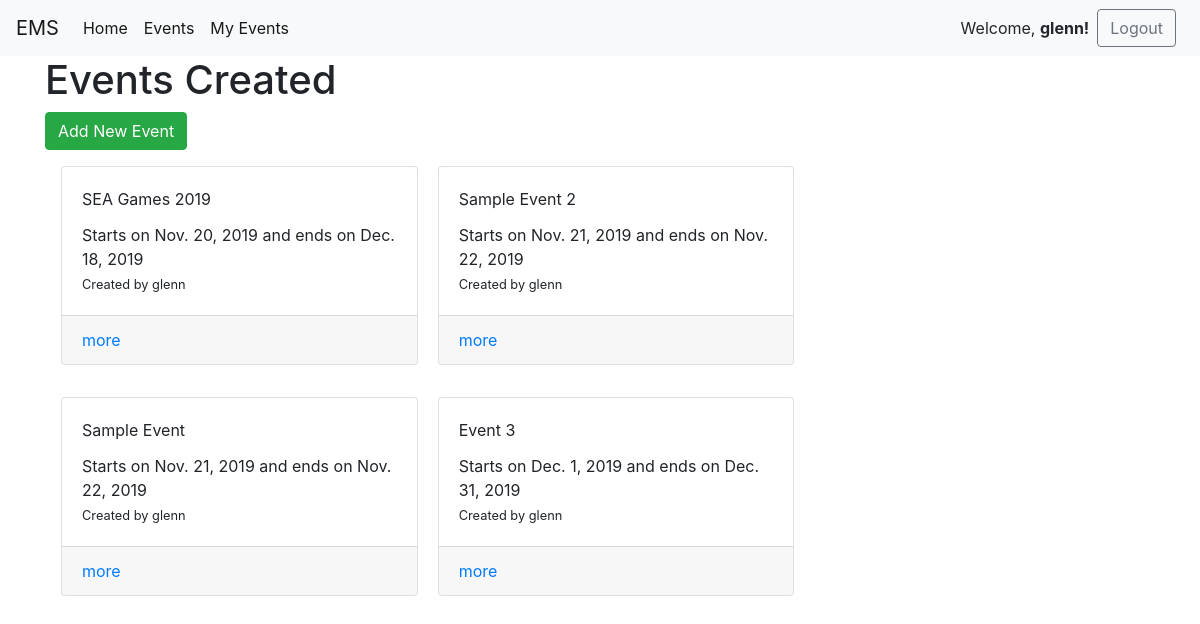
The app's page /events/my-events/ (signed in), older data.
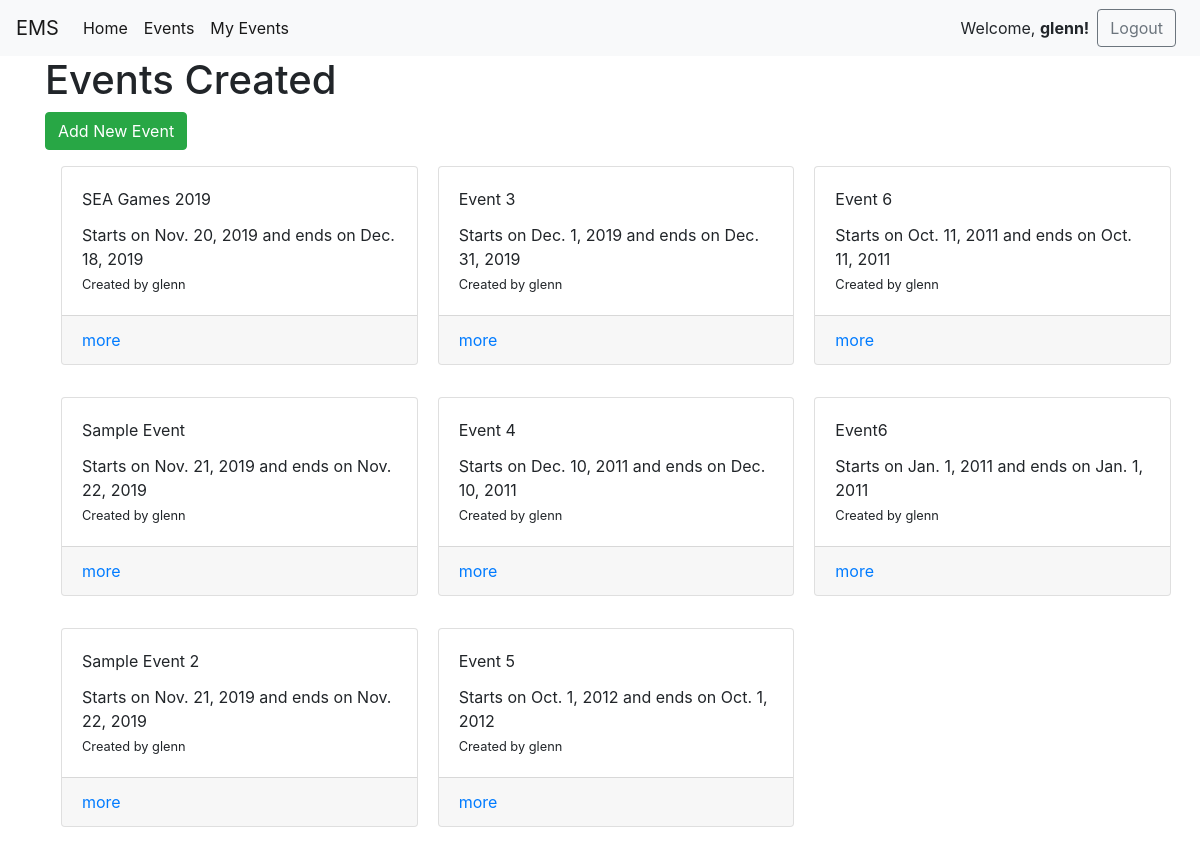
The same page, newer data.
### events/models.py (models this page shows, shortened)
class Event(models.Model):
   name = models.CharField("Name of Event",
      max_length=150, blank=False, null=False)
   description = models.TextField("Description",
      max_length=2000, blank=True)
   max_slots = models.IntegerField("Max Slots",
      blank=True, null=True)
   date_from = models.DateField("Start Date")
   date_to = models.DateField("End Date")
   time_from = models.TimeField("Start Time")
   time_to = models.TimeField("End Time")
   creator = models.ForeignKey(to = "users.Participant",
      on_delete = models.CASCADE)
   poster = models.ImageField(upload_to=poster_upload_path, blank=True,
      null = True, help_text="Please upload an image with 16:9 resolution")

### users/models.py (models this page shows)
class Participant(AbstractUser):
   contact_number = models.CharField("Contact Number",
      max_length = 50)
   designation = models.ForeignKey(to = "Designation",
      on_delete = models.SET_NULL, blank = True, null = True)

### events/views.py (the view)
class MyEventListView(LoginRequiredMixin, ListView):
   model = Event
   template_name = "my_events_list.html"
   def get_queryset(self):
      return Event.objects.filter(creator = self.request.user)

### events/templates/my_events_list.html (shortened to what this page needs)
{% extends 'base.html' %}
{% block content %}
<h1>Events Created</h1>
<a class="btn btn-success" href="{% url 'event_create' %}">Add New Event</a>
<div class="card-columns">
   {% for event in object_list %}
   <div class="card m-3">
      <div class="card-body">
         <div class="card-title"> {{ event.name }} </div>
         <div class="card-text">
            Starts on {{ event.date_from }}
            and ends on {{ event.date_to }}
         </div>
         <div class="card-text">
            <small>Created by {{ event.creator }}</small>
         </div>
      </div>
      <div class="card-footer">
         <a href="{% url 'event_detail' event.pk %}">more</a>
      </div>
   </div>
   {% endfor %}
</div>
{% endblock %}

Row changes from the older to the newer data that the page shows:
added Event: name "Event 4", date_from "Dec. 10, 2011", date_to "Dec. 10, 2011", creator "glenn"
added Event: name "Event 5", date_from "Oct. 1, 2012", date_to "Oct. 1, 2012", creator "glenn"
added Event: name "Event 6", date_from "Oct. 11, 2011", date_to "Oct. 11, 2011", creator "glenn"
added Event: name "Event6", date_from "Jan. 1, 2011", date_to "Jan. 1, 2011", creator "glenn"
